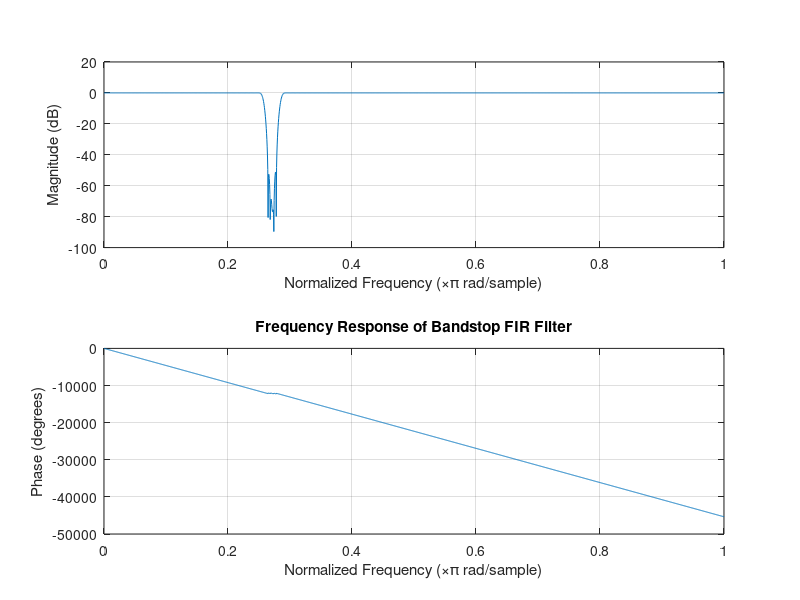

Source code (MATLAB): (Note: this script raises an error after producing the figure.)
% MATLAB Script for Bandstop FIR Filter Design (2.95 kHz to 3.05 kHz)

% Parameters
Fs = 22050; % Sampling frequency in Hz
fc_low = 2850; % Low cutoff frequency in Hz (2.95 kHz)
fc_high = 3150; % High cutoff frequency in Hz (3.05 kHz)
N = 512; % Filter order (number of taps), you can increase this for sharper response

% Normalized cutoff frequencies (scaled by Nyquist frequency)
wc_low = fc_low / (Fs / 2);
wc_high = fc_high / (Fs / 2);

% Truncation window function (Hamming)
window = hamming(N);

% Design the bandstop filter using fir1
filter_coeff = fir1(N-1, [wc_low wc_high], 'stop');

% Plot frequency response
figure;
freqz(filter_coeff, 1, 1024); % Frequency response
title('Frequency Response of Bandstop FIR Filter');

% Read the audio signal
[x, Fs] = audioread('love_mono22.wav'); % Load the audio file
x = x(:, 1); % Ensure it’s a single channel (mono)

% Filter the audio signal
x_filtered = filter(filter_coeff, 1, x);

% Calculate and compare spectra (in dB and kHz)
figure;
subplot(2, 1, 1);
pwelch(x, window, [], [], Fs); % Spectrum of the original signal
title('Spectrum of Original Signal');


subplot(2, 1, 2);
pwelch(x_filtered, window, [], [], Fs); % Spectrum of the filtered signal
title('Spectrum of Filtered Signal');


% Save the filtered signal as a .wav file
audiowrite('love_bandstop_filtered.wav', x_filtered, Fs);

% Play the original and filtered signals (optional)
%sound(x, Fs); % Play the original signal
%pause(length(x)/Fs + 1); % Wait for the original signal to finish
sound(x_filtered, Fs); % Play the filtered signal

% Comments on the difference
disp('Listen to the original and filtered signals to observe the bandstop behavior.');
